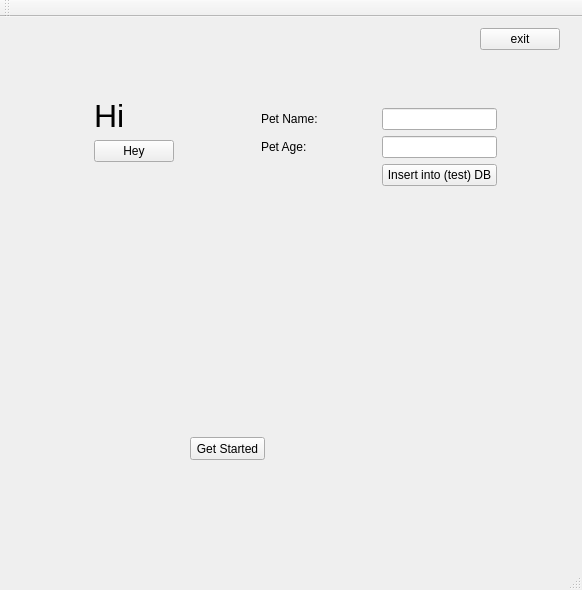
<?xml version="1.0" encoding="UTF-8"?>
<ui version="4.0">
 <class>StudyMeetClass</class>
 <widget class="QMainWindow" name="StudyMeetClass">
  <property name="geometry">
   <rect>
    <x>0</x>
    <y>0</y>
    <width>582</width>
    <height>590</height>
   </rect>
  </property>
  <property name="windowTitle">
   <string>StudyMeet</string>
  </property>
  <widget class="QWidget" name="centralWidget">
   <widget class="QWidget" name="layoutWidget">
    <property name="geometry">
     <rect>
      <x>0</x>
      <y>70</y>
      <width>185</width>
      <height>308</height>
     </rect>
    </property>
    <layout class="QVBoxLayout" name="verticalLayout">
     <item>
      <layout class="QHBoxLayout" name="horizontalLayout_2">
       <item>
        <spacer name="horizontalSpacer_2">
         <property name="orientation">
          <enum>Qt::Horizontal</enum>
         </property>
         <property name="sizeHint" stdset="0">
          <size>
           <width>98</width>
           <height>20</height>
          </size>
         </property>
        </spacer>
       </item>
       <item>
        <layout class="QGridLayout" name="gridLayout_2">
         <item row="0" column="0">
          <widget class="QLabel" name="label">
           <property name="font">
            <font>
             <pointsize>24</pointsize>
            </font>
           </property>
           <property name="text">
            <string>Hi</string>
           </property>
           <property name="textFormat">
            <enum>Qt::PlainText</enum>
           </property>
          </widget>
         </item>
         <item row="1" column="0">
          <widget class="QPushButton" name="heyButton">
           <property name="text">
            <string>Hey</string>
           </property>
          </widget>
         </item>
        </layout>
       </item>
      </layout>
     </item>
     <item>
      <spacer name="verticalSpacer">
       <property name="orientation">
        <enum>Qt::Vertical</enum>
       </property>
       <property name="sizeHint" stdset="0">
        <size>
         <width>20</width>
         <height>228</height>
        </size>
       </property>
      </spacer>
     </item>
    </layout>
   </widget>
   <widget class="QWidget" name="layoutWidget">
    <property name="geometry">
     <rect>
      <x>-30</x>
      <y>0</y>
      <width>601</width>
      <height>71</height>
     </rect>
    </property>
    <layout class="QVBoxLayout" name="verticalLayout_2">
     <item>
      <layout class="QHBoxLayout" name="horizontalLayout">
       <item>
        <spacer name="horizontalSpacer">
         <property name="orientation">
          <enum>Qt::Horizontal</enum>
         </property>
         <property name="sizeHint" stdset="0">
          <size>
           <width>418</width>
           <height>20</height>
          </size>
         </property>
        </spacer>
       </item>
       <item>
        <widget class="QPushButton" name="exitButton">
         <property name="text">
          <string>exit</string>
         </property>
        </widget>
       </item>
      </layout>
     </item>
     <item>
      <spacer name="verticalSpacer_2">
       <property name="orientation">
        <enum>Qt::Vertical</enum>
       </property>
       <property name="sizeHint" stdset="0">
        <size>
         <width>20</width>
         <height>348</height>
        </size>
       </property>
      </spacer>
     </item>
    </layout>
   </widget>
   <widget class="QWidget" name="layoutWidget">
    <property name="geometry">
     <rect>
      <x>250</x>
      <y>80</y>
      <width>258</width>
      <height>323</height>
     </rect>
    </property>
    <layout class="QGridLayout" name="gridLayout_3">
     <item row="0" column="0">
      <layout class="QGridLayout" name="gridLayout">
       <item row="0" column="0">
        <widget class="QLabel" name="name_label">
         <property name="text">
          <string>Pet Name:</string>
         </property>
        </widget>
       </item>
       <item row="0" column="1">
        <widget class="QLineEdit" name="petName"/>
       </item>
       <item row="1" column="0">
        <widget class="QLabel" name="age_label">
         <property name="text">
          <string>Pet Age:</string>
         </property>
        </widget>
       </item>
       <item row="1" column="1">
        <widget class="QLineEdit" name="petAge"/>
       </item>
       <item row="2" column="0">
        <spacer name="horizontalSpacer_3">
         <property name="orientation">
          <enum>Qt::Horizontal</enum>
         </property>
         <property name="sizeHint" stdset="0">
          <size>
           <width>58</width>
           <height>20</height>
          </size>
         </property>
        </spacer>
       </item>
       <item row="2" column="1">
        <widget class="QPushButton" name="insertButton">
         <property name="text">
          <string>Insert into (test) DB</string>
         </property>
        </widget>
       </item>
      </layout>
     </item>
     <item row="1" column="0">
      <spacer name="verticalSpacer_3">
       <property name="orientation">
        <enum>Qt::Vertical</enum>
       </property>
       <property name="sizeHint" stdset="0">
        <size>
         <width>20</width>
         <height>40</height>
        </size>
       </property>
      </spacer>
     </item>
    </layout>
   </widget>
   <widget class="QPushButton" name="getStartedButton">
    <property name="geometry">
     <rect>
      <x>190</x>
      <y>420</y>
      <width>75</width>
      <height>23</height>
     </rect>
    </property>
    <property name="text">
     <string>Get Started</string>
    </property>
   </widget>
  </widget>
  <widget class="QMenuBar" name="menuBar">
   <property name="geometry">
    <rect>
     <x>0</x>
     <y>0</y>
     <width>582</width>
     <height>21</height>
    </rect>
   </property>
  </widget>
  <widget class="QToolBar" name="mainToolBar">
   <attribute name="toolBarArea">
    <enum>TopToolBarArea</enum>
   </attribute>
   <attribute name="toolBarBreak">
    <bool>false</bool>
   </attribute>
  </widget>
  <widget class="QStatusBar" name="statusBar"/>
 </widget>
 <layoutdefault spacing="6" margin="11"/>
 <resources>
  <include location="studymeet.qrc"/>
 </resources>
 <connections>
  <connection>
   <sender>exitButton</sender>
   <signal>clicked()</signal>
   <receiver>StudyMeetClass</receiver>
   <slot>close()</slot>
   <hints>
    <hint type="sourcelabel">
     <x>433</x>
     <y>51</y>
    </hint>
    <hint type="destinationlabel">
     <x>440</x>
     <y>107</y>
    </hint>
   </hints>
  </connection>
 </connections>
 <slots>
  <signal>signal1()</signal>
  <slot>slot1()</slot>
  <slot>on_heyButton_clicked()</slot>
 </slots>
</ui>
